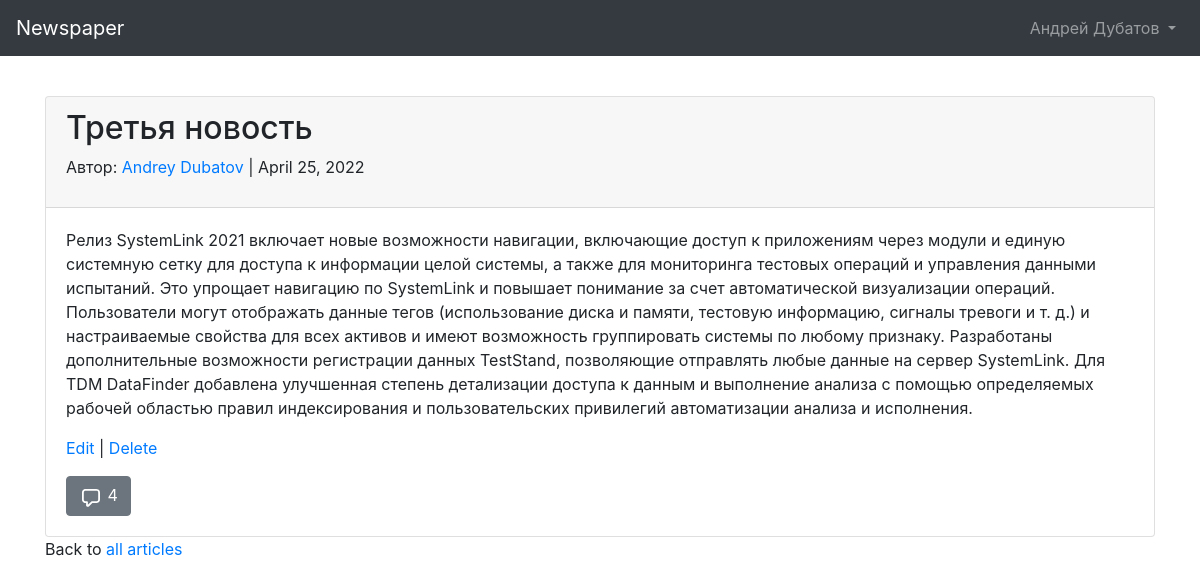
/news/3 (signed in), run on the app's committed database.
### users/models.py (models this page shows)
class CustomUser(AbstractUser):
    age = models.PositiveIntegerField(null=True, blank=True)
    def __str__(self):
        return f'{self.first_name} {self.last_name}'

### news/models.py (models this page shows, shortened)
class Article(models.Model):
    title = models.CharField(max_length=255)
    body = models.TextField()
    author = models.ForeignKey(get_user_model(), on_delete=models.CASCADE)
    pub_date = models.DateField(auto_now_add=True)

### news/views.py (the view, shortened to what this page needs)
# urls.py: path('news/<int:pk>', NewsDetailView.as_view(), name='news_detail'),
class NewsDetailView(LoginRequiredMixin, FormMixin, DetailView):
    model = Article
    template_name = "news_detail.html"
    login_url = 'login'
    form_class = CreateCommentForm
    def get_context_data(self, **kwargs):
        context = super().get_context_data(**kwargs)
        form = CreateCommentForm()
        context['form'] = form
        return context

### news/models.py (called while the page is built)
    def __str__(self):
        return self.comment

### templates/news_detail.html (shortened to what this page needs)
{% extends 'base.html' %}
{% load crispy_forms_tags %}
{% block content %}
<div class="card">
    <div class="card-header">
        <h2>{{ object.title }}</h2>
        <p>Автор: <a class="link-secondary" href="{% url 'user_detail' object.author.pk %}">{{ object.author }}</a> | {{ object.pub_date }}</p>
    </div>
    <div class="card-body">
        <p>{{ object.body }}</p>
        <p>
            <a href="{% url 'news_update' article.pk %}">Edit</a> |
            <a href="{% url 'news_delete' article.pk %}">Delete</a>
        </p>
        <a class="btn btn-secondary" data-bs-toggle="collapse" href="#collapse{{ article.pk }}"
                            role="button" aria-expanded="false" aria-controls="collapse{{ article.pk }}">
                            {{ article.comments.count }}
                            </a>
    </div>
</div>
<p class="fs-1">Back to <a href="{% url 'news_list' %}">all articles</a></p>
{% endblock content %}

### templates/base.html (shortened to what this page needs)
<!doctype html>
<html lang="en"> <head>
<link rel="stylesheet" href="https://stackpath.bootstrapcdn.com/bootstrap/4.1.3/css/bootstrap.min.css"
crossorigin="anonymous">
<title>{% block title %}Newspaper App{% endblock title %}</title> </head>
<body>
<nav class="navbar navbar-expand-md navbar-dark bg-dark mb-4">
     <a class="navbar-brand" href="{% url 'home' %}">Newspaper</a>
<div class="collapse navbar-collapse" id="navbarCollapse">
{% if user.is_authenticated %} <ul class="navbar-nav ml-auto">
<li class="nav-item">
<a class="nav-link dropdown-toggle" href="#" id="userMenu"
                data-toggle="dropdown" aria-haspopup="true"
                aria-expanded="false">
                {% if user.first_name or user.last_name %}
                {{ user.first_name }} {{ user.last_name }}
                {% else %}
                {{ user.username }}
                {% endif %}
</a>
 </li>
</ul>
{% else %}
<form class="form-inline ml-auto">
<a href="{% url 'login' %}" class="btn btn-outline-secondary"> Log In</a>
<a href="{% url 'signup' %}" class="btn btn-primary ml-2"> Sign up</a>
</form> {% endif %}
</div> </nav>
<div class="container overflow-hidden py-3">
{% block content %}
{% endblock content %}
</div>
</body> </html>

### data on the page
CustomUser: first_name "Андрей", last_name "Дубатов"
Article: title "Третья новость", author "Andrey Dubatov", pub_date "April 25, 2022", body "Релиз SystemLink 2021 включает новые возможности навигации, включающие доступ к приложениям через модули и единую системную сетку для доступа к информации целой системы, а также для мониторинга тестовых операций и управления данными испытаний. Это упрощает навигацию по SystemLink и повышает понимание за счет автоматической визуализации операций. Пользователи могут отображать данные тегов (использование диска и памяти, тестовую информацию, сигналы тревоги и т. д.) и настраиваемые свойства для всех активов и имеют возможность группировать системы по любому признаку. Разработаны дополнительные возможности регистрации данных TestStand, позволяющие отправлять любые данные на сервер SystemLink.…", comments.count "4"
